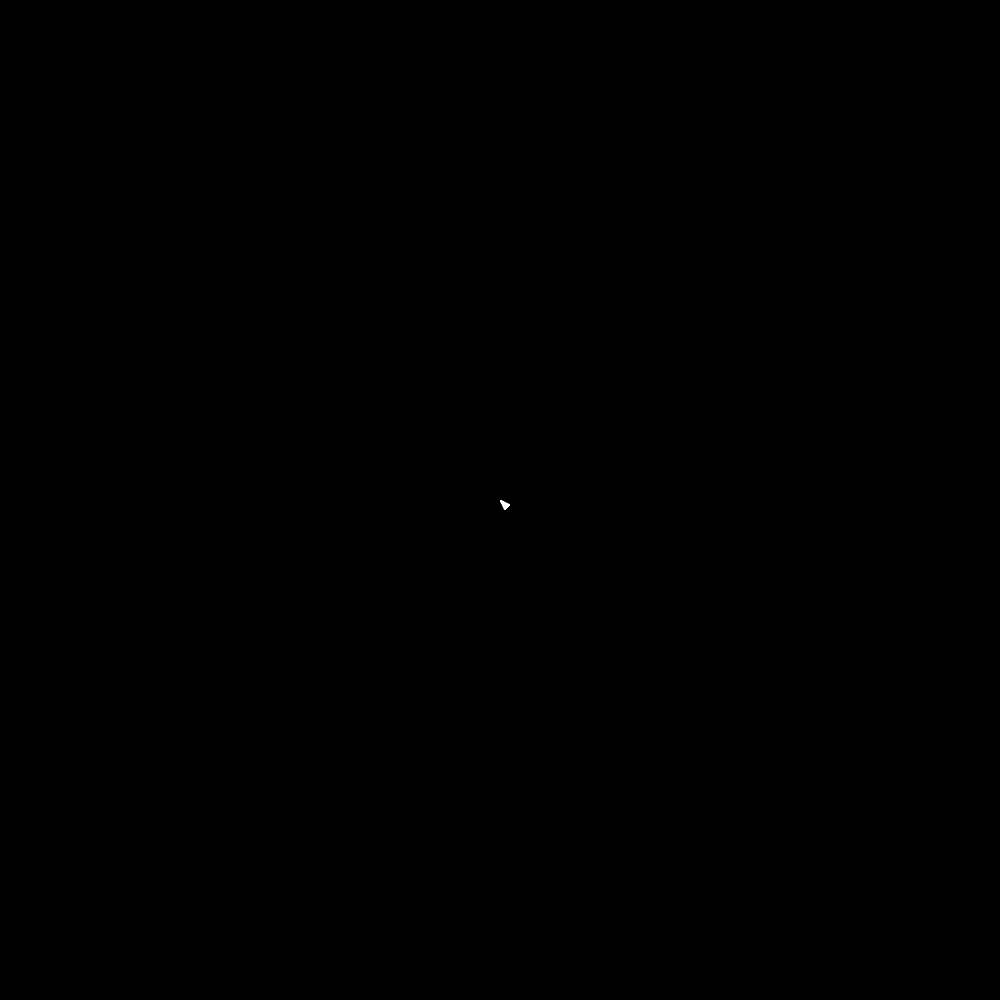
Frame 1 (no input)
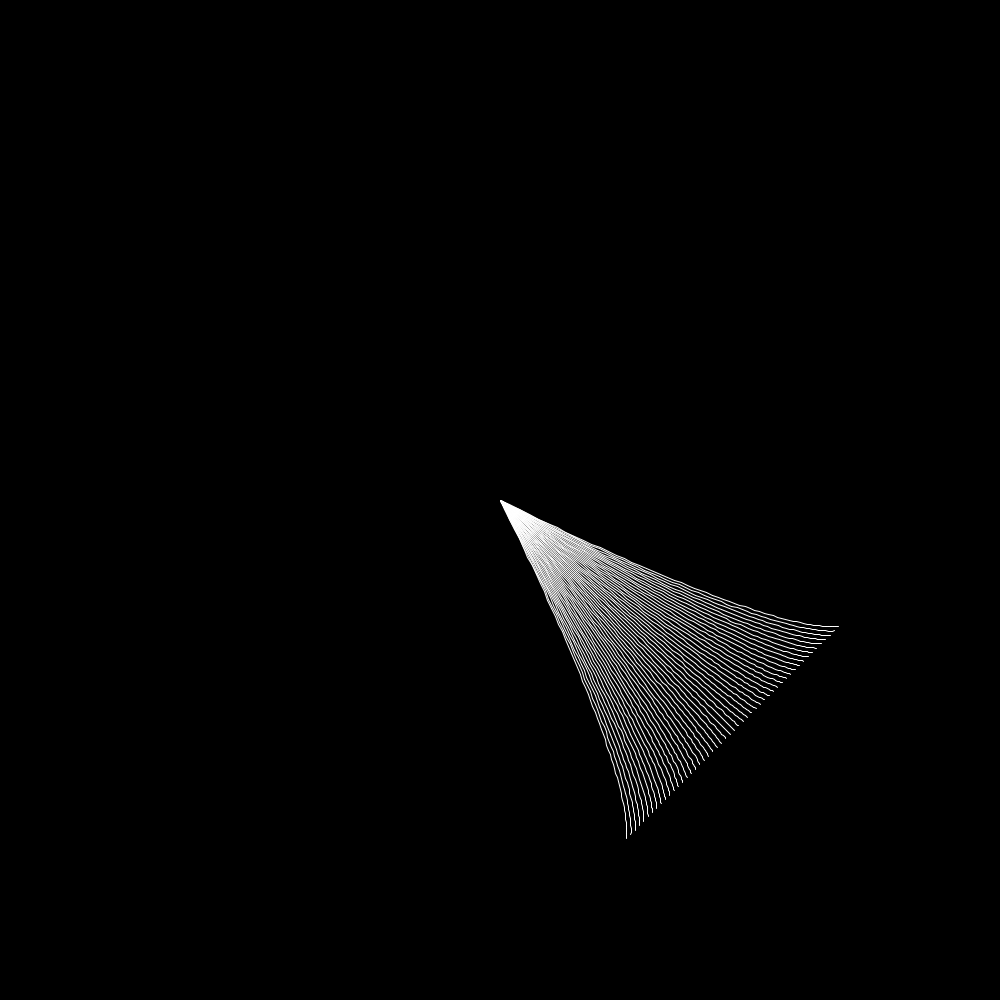
Frame 60 (the mouse pressed at the canvas centre just before this capture)
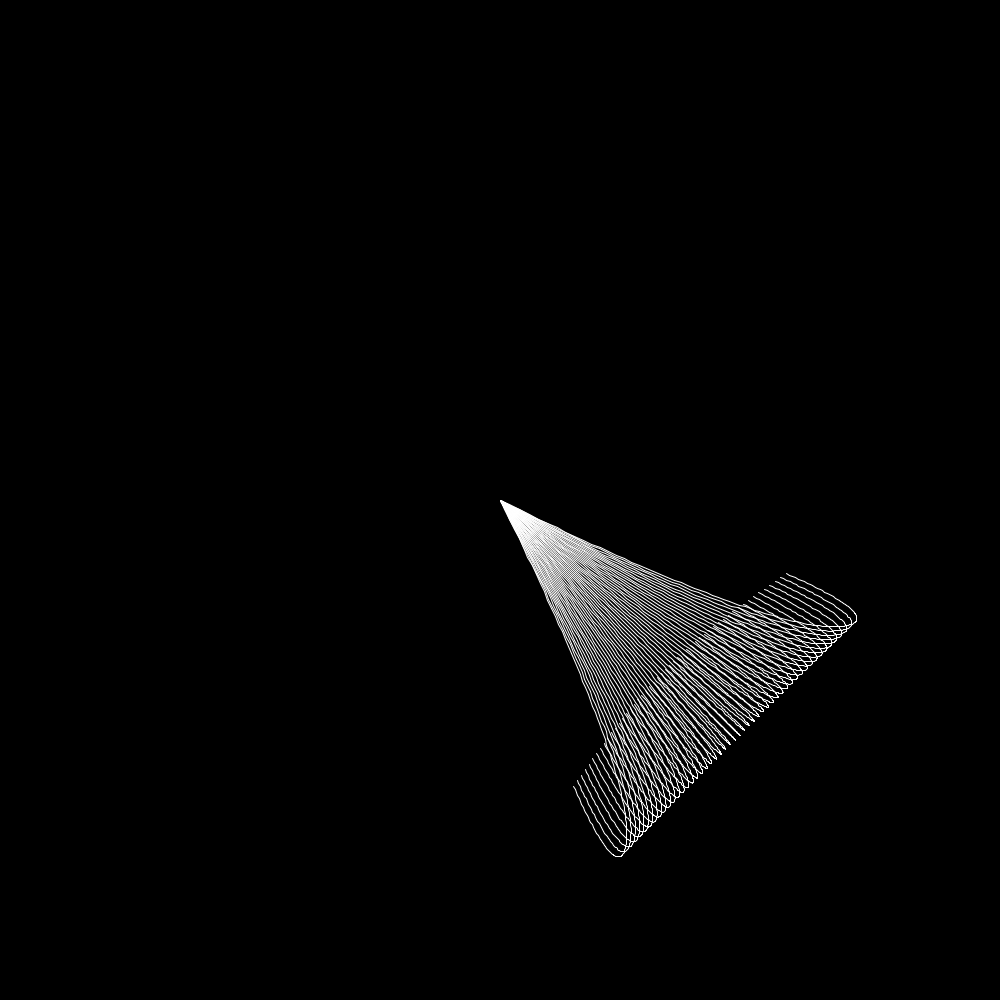
Frame 120 (the mouse held since frame 60 and released just before this capture)

The Processing sketch that drew these frames (run headless with seeded random() and noise(); from frame 60 on, the mouse is pressed at the canvas centre):

// Processing sketch: processing_particle
// ── processing_particle.pde
Particle [] particles = new Particle [50]; 
float rot;

void setup () {

  size (1000, 1000);
  
  strokeWeight (0.1);
  
  background (0);
  stroke (255);
  strokeWeight (1);  

  for ( int i = 0; i < particles.length; i++ ) {

    PVector tempPos = new PVector (width/2, height/2);
    PVector tempVel = new PVector (map(i, 0, particles.length-1, 5, 10), map(i, 0, particles.length-1, 10, 5));

    particles[i] = new Particle (tempPos, tempVel);
  }
}

void draw () {

  for ( int i = 0; i < particles.length; i++ ) {
    
    particles[i].update();
    particles[i].draw();
    
    
  }
}

void keyPressed () {
  noLoop();
  
};


// ── Particle.pde
class Particle {

  PVector pos = new PVector();
  PVector prevPos = new PVector(); 
  PVector vel = new PVector();
  PVector accel = new PVector();

  Particle (PVector _pos, PVector _vel) {

    pos = _pos;
    vel = _vel;
  }


  void update () {
    prevPos.x = pos.x;
    prevPos.y = pos.y;
    accel.x = (mouseX - pos.x);
    accel.y = (mouseY - pos.y);
    accel.normalize();
    accel.mult(0.1);
    //accel.x = map (accel.x, 0, 1, 1, 0);
    //accel.y = map (accel.y, 0, 1, 1, 0);
    vel.add(accel);
    pos.add(vel);
    vel.mult(0.99);
  }

  void draw () {
    line (prevPos.x, prevPos.y, pos.x, pos.y);
  }
}
